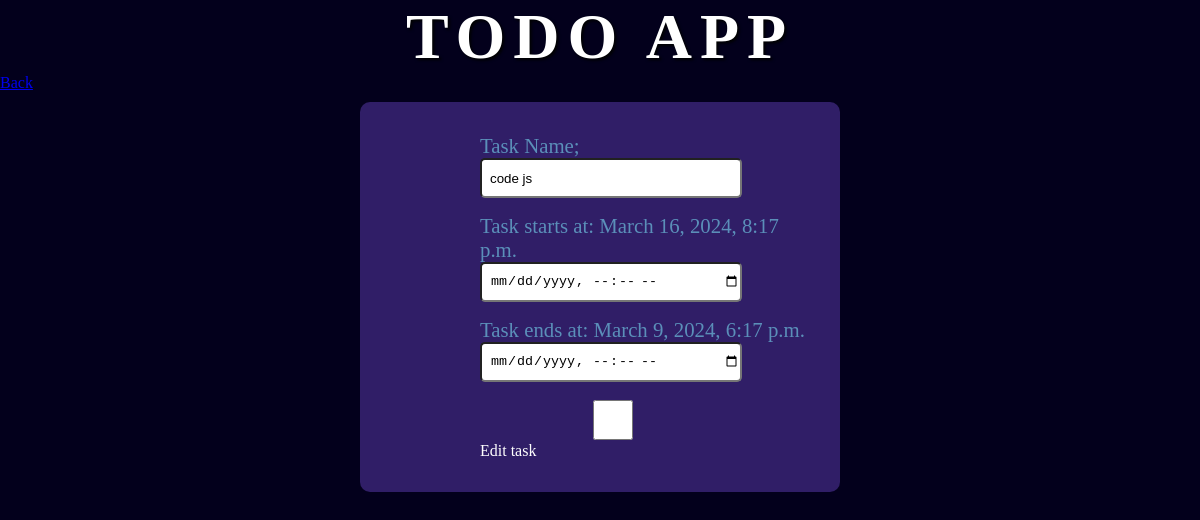
/edit/13, run on the app's committed database.
### todo/models.py (models this page shows)
class Task(models.Model):
    task_name = models.CharField(max_length=120)
    created_at = models.DateTimeField(auto_now=True)
    modified_at = models.DateTimeField(auto_now_add=True)
    start_time = models.DateTimeField(default=timezone.now)
    completion_time = models.DateTimeField(default=timezone.now)
    task_status = models.CharField(max_length=10)
    def __str__(self):
        return self.task_name

### todo/views.py (the view, shortened to what this page needs)
# urls.py: path('edit/<str:taskid>', views.edit_task, name='edit'),
def edit_task(request, taskid):
    if request.method == 'GET':
        task = Task.objects.filter(id=taskid)
        context ={
            'task' : task
        }
        print(task)
        return render(request, 'todo/editForm.html', context)

### todo/templates/todo/editForm.html (shortened to what this page needs)
{% extends 'base.html' %}
{% block content %}
<a href="{% url 'inactive'%}">Back</a>
{% for item in task %}
<form action="{% url 'edit' item.id %}" method="POST">
    <label for="taskname">Task Name;</label>
    <input type="text" name="taskname" id="taskname" value="{{item.task_name}}">
    <label for="starttime">Task starts at: {{item.start_time}}</label>
    <input type="datetime-local" name="starttime" id="starttime" value="{{item.start_time}}">
    <label for="completion_time">Task ends at: {{item.completion_time}}</label>
    <input type="datetime-local" name="completiontime" id="completiontime" value="{{item.completion_time}}">
    <input type="checkbox"
    <button class="button submit" type="submit">Edit task</button>
</form>
{% endfor %}
{% endblock %}

### static/css/home.css (style rules this page uses)
:root { --primary-dark: #03001c; --secondary-dark: #301e67; --accent-dark: #5b8fb9; --accent-dark-2: #b6eada; --primary-light: #b799ff; --secondary-light: #acbcff; --accent-light: #aee2ff; --accent-light-2: #e6fffd; }
* { margin: 0; padding: 0; box-sizing: border-box; }
body { background: var(--primary-dark); color: #fff; }
.button { text-decoration: none; font-weight: 500; border: 2px solid black; border-radius: 5px; padding: 5px; margin: 2px; background: var(--primary-dark); transition: 0.1s ease-in-out; }
form { background-color: var(--secondary-dark); max-width: 40%; margin: 10px; margin-left: 30%; padding: 2rem; padding-left: 10%; display: flex; flex-direction: column; align-items: flex-start; justify-content: space-around; border-radius: 10px; }
form input { width: 80%; height: 2.5rem; margin-bottom: 1rem; padding-left: 0.5rem; color: #000; border-radius: 5px; }
label { font-size: 1.3rem; color: var(--accent-dark); }
.submit { color: var(--accent-dark-2); }

### data on the page
Task: taskname "code js", start_time "March 16, 2024, 8:17 p.m.", completion_time "March 9, 2024, 6:17 p.m."
